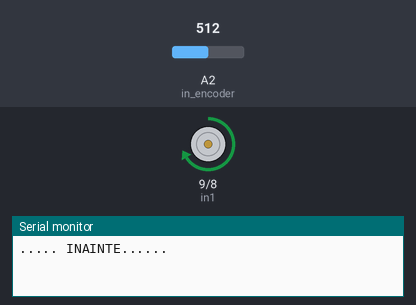
This sketch was run on a simulated Arduino Uno, built with avr-gcc and run on an emulated ATmega328P. On the bench: motor-driver pin pairs drawn as motors (green arrow = first pin HIGH = forward, orange = second pin HIGH = backward, longer = more drive, scaled by the enable pin), the last lines printed to the serial monitor. The test bench sets the inputs (shaded band); at power-on: A2 (in_encoder) = 512.

Above: at 0.1 s.
At 1.47 s:
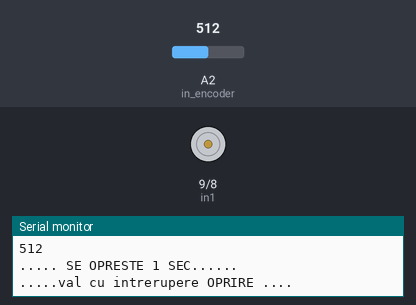
At 2.84 s:
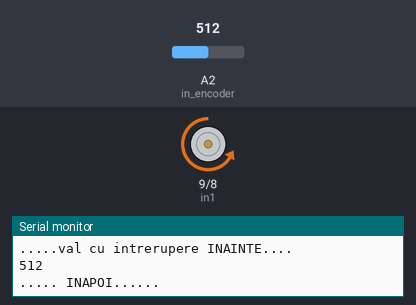
Timing chart, 0 to 3.1 s (numbered marks = the images above):
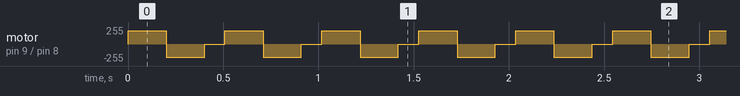

The sketch:

encoder_doua_sensuri.ino
```cpp
int encoder_value;
int enA = 10;
int in1 = 9;
int in2 = 8;
int in_encoder = 2;
void count(void);

void setup() {

  pinMode(enA, OUTPUT);
  pinMode(in1, OUTPUT);
  pinMode(in2, OUTPUT);
  pinMode(in_encoder, INPUT);
  Serial.begin(9600);
  attachInterrupt(2, count, FALLING);
  encoder_value = 0;
}

void loop() {

  digitalWrite(enA, HIGH);
  Serial.println("..... INAINTE......");
  digitalWrite(in1, HIGH);
  digitalWrite(in2, LOW);
  analogWrite(enA, 200);
  delay(100);

  encoder_value = analogRead(in_encoder);
  Serial.println(".....val cu intrerupere INAINTE....");
  Serial.println(encoder_value);
  delay(100);

  //==================================

  Serial.println("..... INAPOI......");
  digitalWrite(in1, LOW);
  digitalWrite(in2, HIGH);
  analogWrite(enA, 200);
  delay(100);

  //se adauga millis
  encoder_value = analogRead(in_encoder);
  Serial.println(".....val cu intrerupere INAPOI ....");
  Serial.println(encoder_value);
  delay(100);

  //==================================

  Serial.println("..... SE OPRESTE 1 SEC......");
  digitalWrite(in1, LOW);
  digitalWrite(in2, LOW);

  encoder_value = analogRead(in_encoder);
  Serial.println(".....val cu intrerupere OPRIRE ....");
  Serial.println(encoder_value);
  encoder_value = 0;
  delay(100);
}
void count() {
  encoder_value++;
}
```

Measured:
- by itself, motor on pin 9 (in1) / pin 8 (in2): repeats every 0.51 s: backward 200/255 0.20 s, stopped 0.11 s, forward 200/255 0.20 s
